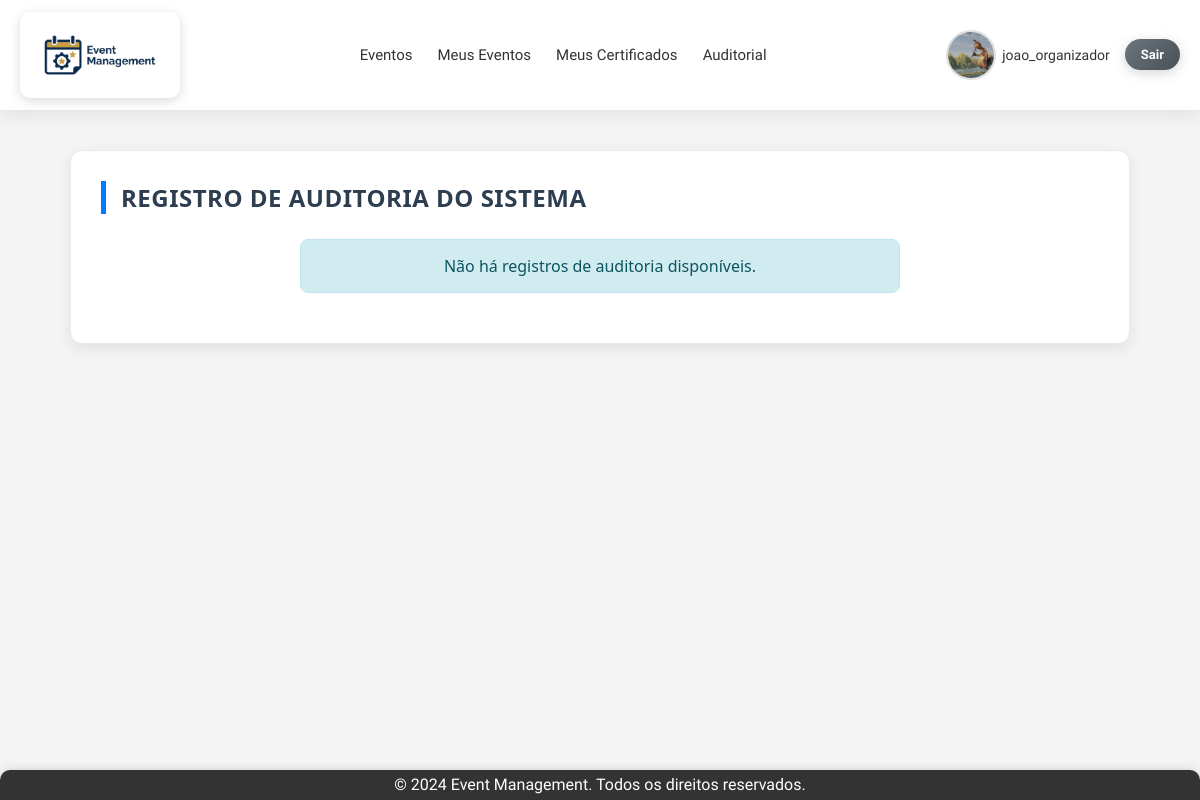
The page /auditorial/ (signed in) on the database as committed earlier.
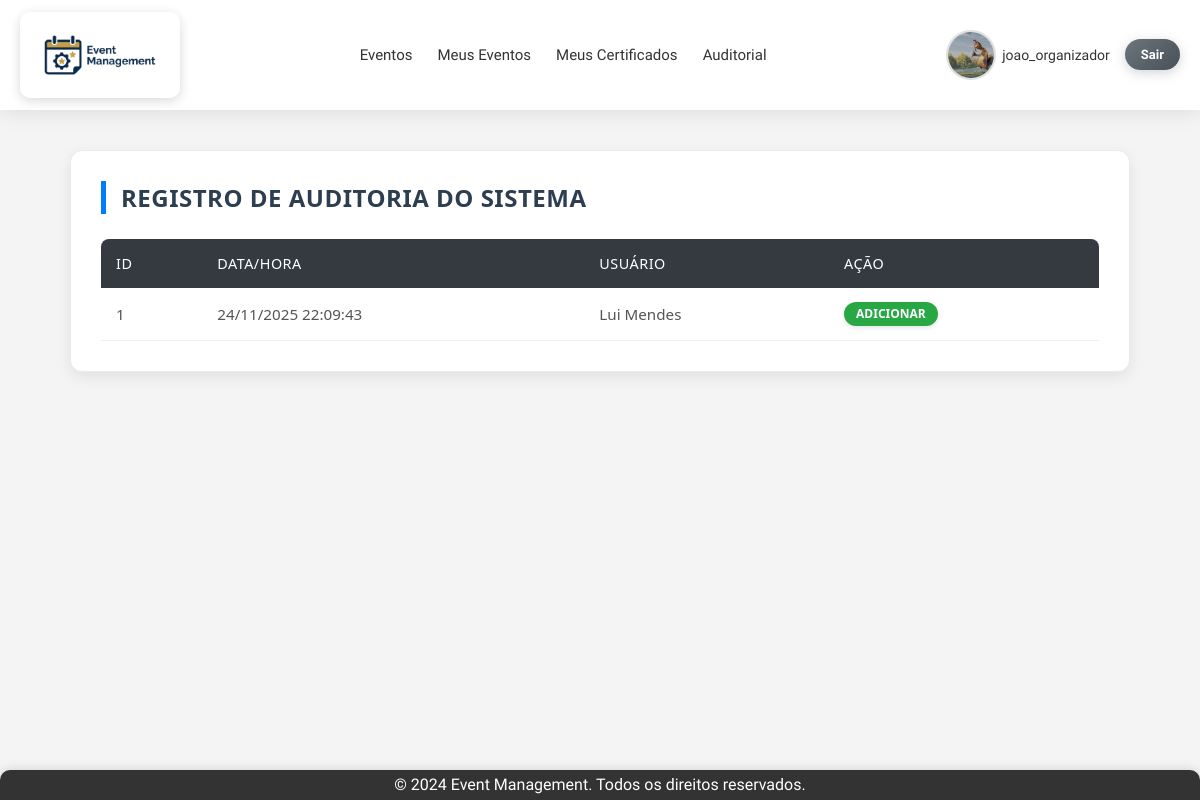
The same page on the database as committed later.
### app/models.py (models this page shows, shortened)
class UserRegister(AbstractBaseUser):
    type_user_choices = [
        ('Estudante', 'Estudante'),
        ('Professor', 'Professor'),
        ('Organizador', 'Organizador'),
    ]
    username = models.CharField(max_length=150, unique=True)
    email = models.EmailField(unique=True)
    name = models.CharField(max_length=150)
    phone = models.CharField(max_length=20, blank=True, null=True)
    institution = models.CharField(max_length=150, blank=True, null=True)
    user_type = models.CharField(max_length=20, choices=type_user_choices, default ='Estudante', verbose_name="Tipo de Usuário")
    image = models.ImageField(upload_to='usuarios/', null=True, blank=True)  # <-- novo campo
    USERNAME_FIELD = 'username'
    REQUIRED_FIELDS = ['email', 'name']
    objects = UserRegisterManager()
    class Meta:
        db_table = 'user_register'
        ordering = ['username']
        verbose_name = 'Registro de Usuário'
        verbose_name_plural = 'Registros de Usuário'
    def get_full_name(self):
        name = getattr(self, 'name', None)
        if name:
            return name

class Auditoria(models.Model):
    user = models.ForeignKey(
        settings.AUTH_USER_MODEL,
        on_delete=models.CASCADE,
        verbose_name="Usuário" # Português
    )
    action = models.CharField(max_length=255, verbose_name="Ação") # Português
    timestamp = models.DateTimeField(auto_now_add=True, verbose_name="Data e Hora") # Português
    class Meta:
        db_table = 'auditoria'
        verbose_name = "Auditoria" # Português
        verbose_name_plural = "Auditorias" # Português
        ordering = ['-timestamp']

### app/views.py (the view)
# urls.py: path('auditorial/', views.auditorial, name='auditorial'),
def auditorial(request):
    if not request.user.is_authenticated or request.user.user_type != 'Organizador':
        messages.error(request, 'Você não tem permissão para acessar o auditorial.')
        return redirect('home')
    logs = Auditoria.objects.all().order_by('-timestamp')
    context = {
        'logs': logs
    }
    return render(request, 'auditorial.html', context)

### app/templates/auditorial.html (shortened to what this page needs)
{% extends "base.html" %}
{% load static %}
{% block content %}
<div class="container">
    <div class="card card-large">
        <h2 class="text-center mb-lg">Registro de Auditoria do Sistema</h2>
        {% if not logs %}
        <div class="alert alert-info text-center" role="alert">
            Não há registros de auditoria disponíveis.
        </div>
        {% else %}
        <div class="table-responsive">
            <table class="table table-striped table-hover">
                <thead class="thead-dark">
                    <tr>
                        <th scope="col">ID</th>
                        <th scope="col">Data/Hora</th>
                        <th scope="col">Usuário</th>
                        <th scope="col">Ação</th>
                    </tr>
                </thead>
                <tbody>
                    {% for log in logs %}
                    <tr>
                        <td>{{ log.id }}</td>
                        <td>{{ log.timestamp|date:"d/m/Y H:i:s" }}</td>
                        <td>{{ log.user.get_full_name }}</td>
                        <td>
                            {% if "Emissão" in log.action %}
                                <span class="badge bg-info">EMISSÃO</span>
                            {% elif "Adicionar" in log.action %}
                                <span class="badge bg-success">ADICIONAR</span>
                            {% elif "Registro" in log.action %}
                                <span class="badge bg-primary">REGISTRO</span>
                            {% elif "Remoção" in log.action %}
                                <span class="badge bg-danger">REMOÇÃO</span>
                            {% elif "Edição" in log.action %}
                                <span class="badge bg-warning">EDIÇÃO</span>
                            {% else %}
                                <span class="badge bg-primary">{{ log.action }}</span>
                            {% endif %}
                        </td>
                    </tr>
                    {% endfor %}
                </tbody>
            </table>
        </div>
        {% endif %}
    </div>
</div>
{% endblock %}

### app/templates/base.html (shortened to what this page needs)
{% load static %}
<!DOCTYPE html>
<html lang="pt-br">
<head>
    <link rel="stylesheet" type="text/css" href="{% static 'css/style.css' %}">
</head>
<body>
    <header class="header">
        {% block header %}
        <nav>
            <div class="nav-brand">
                <img class="logo" src="{% static 'img/logo.png' %}" alt="logo">
            </div>
            <ul class="nav-menu">
                <li><a id="event_button" href="{% url 'event_list' %}">Eventos</a></li>
                {% if user.is_authenticated %}
                    <li>
                        <a href="{% url 'event_subscribed' %}">Meus Eventos</a>
                    </li>
                    <li>
                        <a href="{% url 'certificate_list' %}">Meus Certificados</a>
                    </li>
                {% endif %}
                {% if user.user_type == 'Organizador' %}
                    <li>
                        <a href="{% url 'auditorial' %}">Auditorial</a>
                    </li>
                {% endif %}
            </ul>
            <div class="user-actions">
                {% if user.is_authenticated %}
                    <a class="profile-link" href="{% url 'perfil' %}">
                        {% if user.image %}
                            <img class="user-avatar-menu" src="{{ user.image.url }}" alt="Avatar de {{ user.username }}">
                        {% else %}
                            <img class="user-avatar-menu" src="{% static 'img/default-avatar.jpg' %}" alt="Avatar padrão">
                        {% endif %}
                        <span class="profile-username">{{ user.username }}</span>
                    </a>
                    <a class="logout-link" href="{% url 'logout' %}">Sair</a>
                {% else %}
                    <a href="{% url 'login' %}">Entrar</a>
                    <a href="{% url 'register' %}">Registro</a>
                {% endif %}
            </div>
        </nav>
        {% endblock %}
    </header>
    <main>
        {% block content %}{% endblock %}
    </main>
    <footer class="footer">
        {% block footer %}
            <p>&copy; 2024 Event Management. Todos os direitos reservados.</p>
        {% endblock %}
    </footer>
</body>
</html>

### app/templates/static/css/style.css (style rules this page uses)
* { margin: 0; padding: 0; box-sizing: border-box; scroll-behavior: smooth; }
body { font-family: 'BioRhyme', serif; font-optical-sizing: auto; font-weight: 400; font-style: normal; font-variation-settings: "wdth" 100; background: #f4f4f4; overflow-x: hidden; min-height: 100vh; display: flex; flex-direction: column; }
.header { background: #ffffff; box-shadow: 0 2px 20px rgba(0, 0, 0, 0.1); padding: 0 20px; position: sticky; top: 0; z-index: 1000; }
.header nav { display: flex; align-items: center; justify-content: space-between; max-width: 1200px; margin: 0 auto; padding: 12px 0; }
.header ul { display: flex; list-style: none; margin: 0; padding: 0; align-items: center; gap: 25px; }
.logo { display: flex; align-items: center; justify-content: center; padding: 8px 16px; border-radius: 10px; box-shadow: 0 3px 12px rgba(0, 0, 0, 0.15); transition: all 0.4s ease; max-width: 160px; }
.header nav a { text-decoration: none; color: #333; font-weight: 500; font-size: 15px; transition: all 0.3s ease; position: relative; padding: 6px 0; }
.header nav a::after { content: ''; position: absolute; bottom: 0; left: 0; width: 0; height: 2px; background: #667eea; transition: width 0.3s ease; }
.user-actions { display: flex; align-items: center; gap: 15px; }
.profile-link { display: flex; align-items: center; gap: 6px; text-decoration: none; color: #333; transition: all 0.3s ease; }
.user-avatar-menu { width: 50px; height: 50px; border-radius: 50%; object-fit: cover; border: 2px solid #e0e0e0; transition: all 0.3s ease; }
.profile-username { font-weight: 500; font-size: 14px; }
.user-actions a:not(.profile-link) { background: linear-gradient(135deg, #667eea 0%, #764ba2 100%); color: white; padding: 8px 16px; border-radius: 20px; font-weight: 600; font-size: 13px; text-decoration: none; transition: all 0.3s ease; box-shadow: 0 3px 12px rgba(102, 126, 234, 0.3); }
.logout-link { background: linear-gradient(135deg, #6c757d 0%, #495057 100%) !important; box-shadow: 0 3px 12px rgba(108, 117, 125, 0.3) !important; }
main { flex: 1; min-height: calc(100vh - 200px); padding-bottom: 150px; width: 100%; }
.footer { background: #333; color: #fff; text-align: center; padding: 15px 0; position: fixed; width: 100%; bottom: 0; left: 0; box-shadow: 0 -2px 8px rgba(0, 0, 0, 0.1); z-index: 1000; border-radius: 10px 10px 0 0; }
.footer p { margin: -10px; }
.container { max-width: 1100px; margin: 40px auto; padding: 0 20px; font-family: 'Segoe UI', Tahoma, Geneva, Verdana, sans-serif; }
.card { background-color: #ffffff; border-radius: 12px; box-shadow: 0 5px 15px rgba(0, 0, 0, 0.08); padding: 30px; border: 1px solid #eaeaea; }
.card h2 { color: #2c3e50; font-weight: 600; margin-bottom: 25px; text-transform: uppercase; letter-spacing: 0.5px; font-size: 1.5rem; border-left: 5px solid #007bff; padding-left: 15px; }
.table-responsive { overflow-x: auto; }
.table { width: 100%; border-collapse: collapse; margin-bottom: 0; }
.thead-dark th { background-color: #343a40; color: #ffffff; padding: 15px; font-weight: 500; text-align: left; font-size: 0.9rem; text-transform: uppercase; letter-spacing: 0.5px; }
.thead-dark th:first-child { border-top-left-radius: 8px; }
.thead-dark th:last-child { border-top-right-radius: 8px; }
.table tbody td { padding: 14px 15px; border-bottom: 1px solid #f0f0f0; color: #555; vertical-align: middle; font-size: 0.95rem; }
.badge { display: inline-block; padding: 6px 12px; font-size: 0.75rem; font-weight: 700; line-height: 1; text-align: center; white-space: nowrap; vertical-align: baseline; border-radius: 50px; color: #fff; box-shadow: 0 2px 4px rgba(0,0,0,0.1); }
.bg-success { background-color: #28a745; }

Rows that differ between the two databases and show on the page:
added Auditoria: id "1", timestamp "24/11/2025 22:09:43", user.get_full_name "Lui Mendes", action "ADICIONAR"
Other text that changed with them:
text no longer shown: "Não há registros de auditoria disponíveis."
text now shown: "ID DATA/HORA USUÁRIO AÇÃO"
